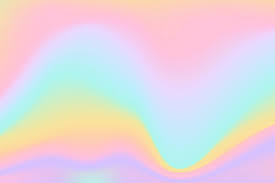
#> input picture opencv/rgb_groups_by_kmeans/k-mean-example.jpg, 275 x 183 px
$ python rgb_groups_by_kmeans.py
#> lines starting #> are read from the running program, lines starting #| are printed output that depends on the picture

import cv2
import numpy as np
import os


def kmeans():
    folder_path = os.path.dirname(os.path.abspath(__file__))
    img_path = os.path.join(folder_path, "k-mean-example.jpg")

    img = cv2.imread(img_path, 1)
#> img is the input picture: shape (183, 275, 3); mean B, G, R 222.4, 215.4, 227.7

    cv2.imshow('img', img)

    Z = img.reshape((-1, 3))

    # convert to np.float32
    Z = np.float32(Z)

    # define criteria, number of clusters(K) and apply kmeans()
    criteria = (cv2.TERM_CRITERIA_EPS + cv2.TERM_CRITERIA_MAX_ITER, 10, 1.0)

    for K in range(1, 5):
        ret, label, center = cv2.kmeans(Z, K, None, criteria, 10, cv2.KMEANS_RANDOM_CENTERS)
#> ret = 93556768.2; center = [[222.4, 215.4, 227.7]]
        center = np.uint8(center)
#> center = [[222, 215, 227]]
        res = center[label.flatten()]
        img_k_result = res.reshape((img.shape))
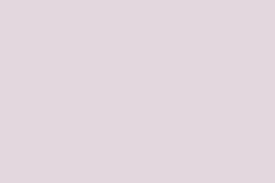
#> img_k_result: shape (183, 275, 3); mean B, G, R 222, 215, 227

        cv2.imshow(f'img_k[{K}]_result', img_k_result)
        cv2.imwrite(os.path.join(folder_path, f'img_k[{K}]_result.jpg'), img_k_result)

    cv2.waitKey(0) & 0xFF
    cv2.destroyAllWindows()


if __name__ == "__main__":
    kmeans()
